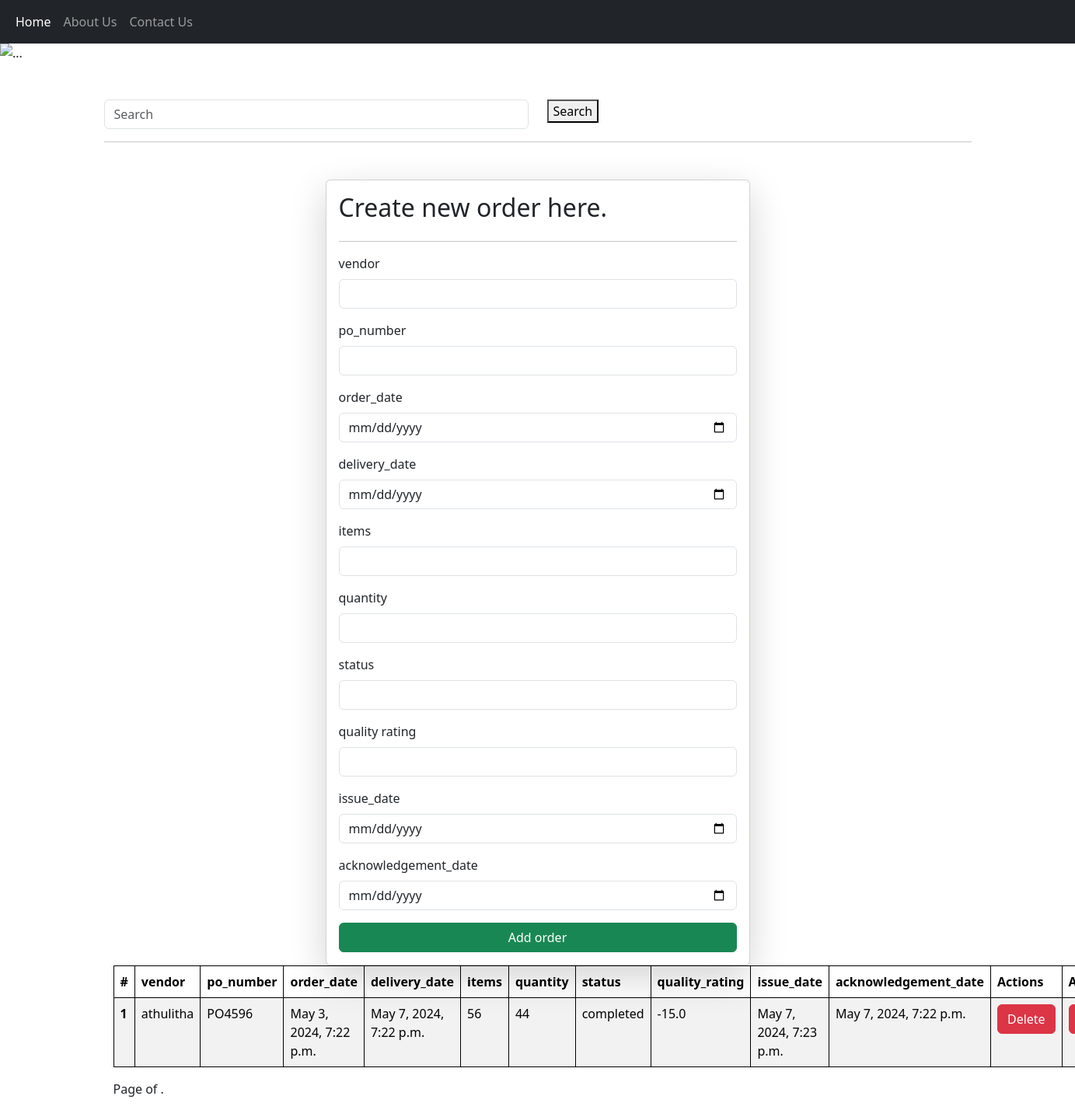
Screenshot of /orders/ with the database file from the repository.
### Vendor_app/models.py (models this page shows)
class PurchaseOrder(models.Model):
    vendor = models.ForeignKey(
        Vendor, on_delete=models.CASCADE, related_name='purchase_orders')
    po_number = models.CharField(max_length=20, unique=True)
    order_date = models.DateTimeField()
    delivery_date = models.DateTimeField(null=True, blank=True)
    items = models.CharField(max_length=1000)
    quantity = models.IntegerField()
    status = models.CharField(max_length=20)
    quality_rating = models.FloatField(null=True, blank=True)
    issue_date = models.DateTimeField(auto_now_add=True)
    acknowledgement_date = models.DateTimeField(null=True, blank=True)
    def set_items(self, items):
        self.items = json.dumps(items, cls=DjangoJSONEncoder)
    def get_items(self):
        return json.loads(self.items)
    items_json = property(get_items, set_items)

class Vendor(models.Model):
    name = models.CharField(max_length=255)
    contact_details = models.TextField()
    address = models.TextField()
    vendor_code = models.CharField(max_length=20, unique=True)
    on_time_delivery_rate = models.FloatField(null=True, blank=True)
    quality_rating_avg = models.FloatField(null=True, blank=True)
    average_response_time = models.FloatField(null=True, blank=True)
    fulfillment_rate = models.FloatField(null=True, blank=True)
    def __str__(self) -> str:
        return self.name

### Vendor_app/views.py (the view, shortened to what this page needs)
# urls.py: path('orders/', order_list, name='order-list'),
def order_list(request):
     orders = PurchaseOrder.objects.all()
     return render(request, 'order_list.html', {'orders': orders})

### Vendor_app/templates/order_list.html (shortened to what this page needs)
<!DOCTYPE html>
<html lang="en">
<head>
    <link href="https://cdn.jsdelivr.net/npm/bootstrap@5.3.2/dist/css/bootstrap.min.css" rel="stylesheet">
</head>
<body>
    <nav class="navbar navbar-expand-lg navbar-dark bg-dark">
      <div class="container-fluid">
        <div class="collapse navbar-collapse" id="navbarSupportedContent">
          <cl class="navbar-nav me-auto mb-2 mb-lg-0">
            <li class="nav-item">
              <a class="nav-link active" aria-current="page" href="/">Home</a>
            </li>
            <li class="nav-item">
              <a class="nav-link" href="/about">About Us</a>
            </li>
            <li class="nav-item">
              <a class="nav-link" href="/contact">Contact Us</a>
            </li>
          </cl>
        </div>
      </div>
    </nav>
    <div class="container-fluid px-0 mb-3" >
      <img src="https://source.unsplash.com/2000x400/?Office" class="d-block w-100" alt="...">
    </div>
   <form class="mb-4">
    <div class="container mt-5">
      <div class="row">
        <div class="col-md-6">
          <input class="form-control" name="search" placeholder="Search">
        </div>
        <div class="col-md-6">
          <button type="submit" class="btn-btn-primary">Search</button>
        </div>
      </div>
   </form>
    <hr>
     <div class="container mt-5">
  <form class="col-6 mx-auto card p-3 shadow-lg" method="post" enctype="multipart/form-data">
      <h2>Create new order here.</h2>
      <hr>
      <div class="mb-3">
        <label for="exampleInputEmail1" class="form-label">vendor</label>
        <input name="vendor" value="{{PurchaseOrder.vendor}}" type="text" class="form-control" required>
      </div>
      <div class="mb-3">
        <label for="exampleInputEmail1" class="form-label">po_number</label>
        <input name="po_number" value="{{PurchaseOrder.po_number}}" type="text" class="form-control" required>
      </div>
      <div class="mb-3">
        <label for="exampleInputEmail1" class="form-label">order_date</label>
        <input name="order_date" value="{{PurchaseOrder.order_date}}" type="date" class="form-control" required>
      </div>
      <div class="mb-3">
        <label for="exampleInputEmail1" class="form-label">delivery_date</label>
        <input name="delivery_date" value="{{PurchaseOrder.delivery_date}}" type="date" class="form-control" required>
      </div>
      <div class="mb-3">
        <label for="exampleInputEmail1" class="form-label">items</label>
        <input name="items" value="{{PurchaseOrder.items}}" type="number" class="form-control" required>
      </div>
      <div class="mb-3">
        <label for="exampleInputEmail1" class="form-label">quantity</label>
        <input name="quantity" value="{{PurchaseOrder.quantity}}" type="number" class="form-control" required>
      </div>
      <div class="mb-3">
        <label for="exampleInputEmail1" class="form-label">status</label>
        <input name="status" value="{{PurchaseOrder.status}}" type="text" class="form-control" required>
      </div>
      <div class="mb-3">
        <label for="exampleInputEmail1" class="form-label">quality rating</label>
        <input name="quality_rating" value="{{PurchaseOrder.quality_rating}}" type="number" class="form-control" required>
      </div>
      <div class="mb-3">
        <label for="exampleInputEmail1" class="form-label">issue_date</label>
        <input name="issue_date" value="{{PurchaseOrder.issue_date}}" type="date" class="form-control" required>
      </div>
      <div class="mb-3">
        <label for="exampleInputEmail1" class="form-label">acknowledgement_date</label>
        <input name="acknowledgement_date" value="{{PurchaseOrder.acknowledgement_date}}" type="date" class="form-control" required>
      </div>
      <button type="submit" class="btn btn-success">Add order</button>
      </form>
      <table class="table table-striped">
        <thead>
          <tr>
            <th scope="col">#</th>
            <th scope="col">vendor</th>
            <th scope="col">po_number</th>
            <th scope="col">order_date</th>
            <th scope="col">delivery_date</th>
            <th scope="col">items</th>
            <th scope="col">quantity</th>
            <th scope="col">status</th>
            <th scope="col">quality_rating</th>
            <th scope="col">issue_date</th>
            <th scope="col">acknowledgement_date</th>
            <th scope="col">Actions</th>
            <th scope="col">Actions</th>
          </tr>
        </thead>
        <tbody>
            {% for order in orders %}
            <tr>
              <th scope="row">{{forloop.counter}}</th>
              <td>{{order.vendor}}</td>
              <td>{{order.po_number}}</td>
              <td>{{order.order_date}}</td>
              <td>{{order.delivery_date}}</td>
              <td>{{order.items}}</td>
              <td>{{order.quantity}}</td>
              <td>{{order.status}}</td>
              <td>{{order.quality_rating}}</td>
              <td>{{order.issue_date}}</td>
              <td>{{order.acknowledgement_date}}</td>
              <td>
                <a href="/delete-order/{{order.id}}/" class="btn btn-danger">Delete</a>
              </td>
              <td>
                <a href="/update-order/{{order.id}}/" class="btn btn-danger">Update</a>
              </td>
            </tr>
            {% endfor %}
            </tbody>
          </table>
          <nav aria-label="Page navigation example">
            <ul class="pagination">
                <span class="current">
                    Page {{ queryset.number }} of {{ queryset.paginator.num_pages }}.
                </span>
        </div>

### Vendor_app/templates/order_list.html (style rules this page uses)
table, th, td { border: 1px solid black; }

### rows the page displays
PurchaseOrder: vendor "athulitha", po_number "PO4596", order_date "May 3, 2024, 7:22 p.m.", delivery_date "May 7, 2024, 7:22 p.m.", items "56", quantity "44", status "completed", quality_rating "-15.0", issue_date "May 7, 2024, 7:23 p.m.", acknowledgement_date "May 7, 2024, 7:22 p.m."
